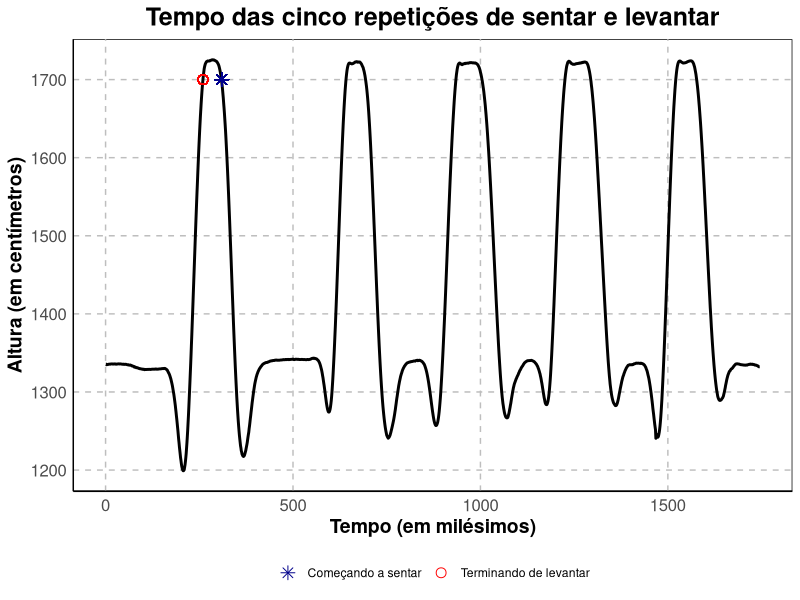

The R script that drew this image:
#Instalando a livraria utilizadas
install.packages('ggplot2')
library('ggplot2')

#Definindo o caminho para o arquivo
setwd('C:/Users/danif/OneDrive/Documents/Biomec')

#Lendo os dados do arquivo dos ponteiros
dadospoint = read.csv('Sit_five02_PointDataChannels.csv')

#Criando uma variável que irá representar cada captura dos pontos
variavel_contagem <- seq(1, 1745)

#Gerando gráfico de tempo percorrido entre sentar e levantar
ggplot(dadospoint, aes(x = variavel_contagem, y = head.........................._Z)) +
  geom_line(color = "black", size = 1) +
  geom_point(data = dadospoint, aes(x = 260, y = 1700, color = "Terminando de levantar"), size = 3, shape = 1) +
  geom_point(data = dadospoint, aes(x = 310, y = 1700, color = "Começando a sentar"), size = 3, shape = 8) +
  labs(title = "Tempo das cinco repetições de sentar e levantar", x = "Tempo (em milésimos)", y = "Altura (em centímetros)") +
  scale_color_manual(values = c("Terminando de levantar" = "red", "Começando a sentar" = "darkblue")) +
  theme_minimal() +
  theme(
    plot.title = element_text(size = 18, face = "bold", hjust = 0.5),
    axis.title.x = element_text(size = 14, face = "bold"),
    axis.title.y = element_text(size = 14, face = "bold"),
    axis.text = element_text(size = 12),
    axis.line = element_line(color = "black", size = 0.5),
    panel.grid.major = element_line(color = "gray", linetype = "dashed", size = 0.5),
    panel.grid.minor = element_blank(),
    panel.background = element_rect(fill = "white"),
    legend.position = "bottom",  # Ajusta a posição da legenda
    legend.title = element_blank()  # Remove o título da legenda
  )
